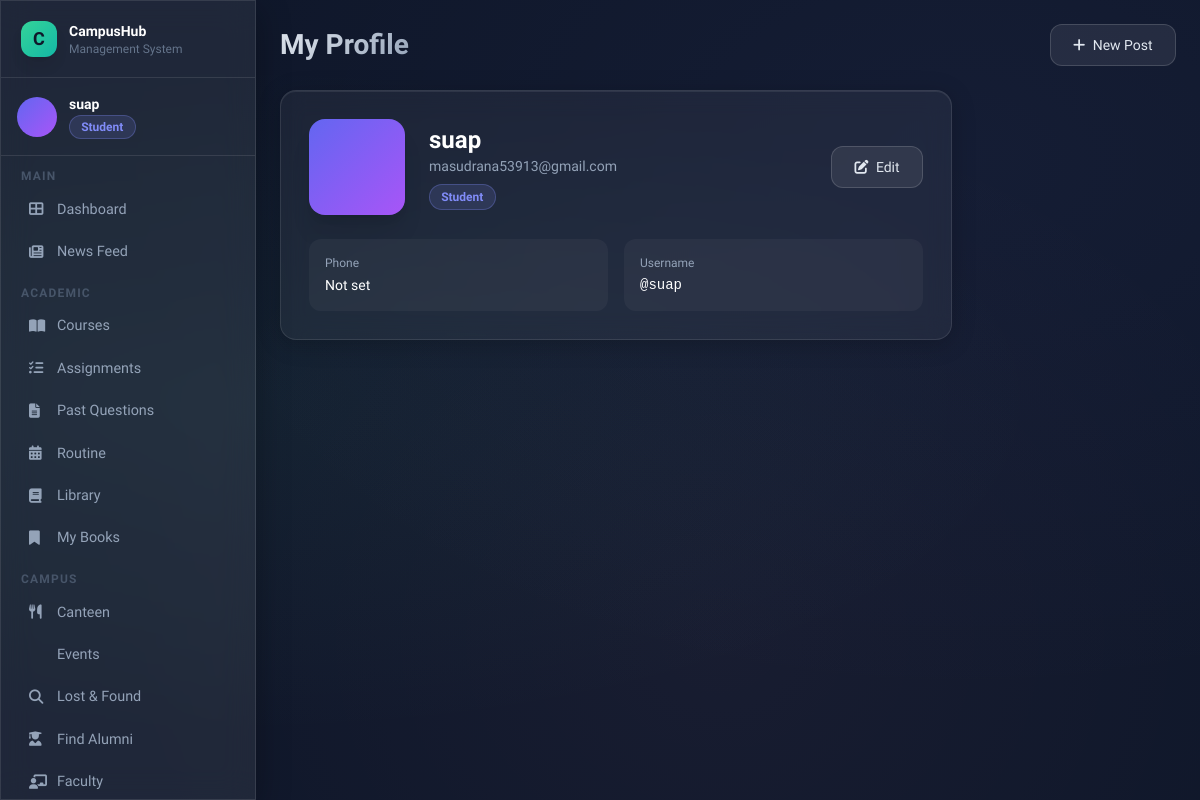
/users/profile/ (signed in), run on the app's committed database.
### users/models.py (models this page shows, shortened)
class User(AbstractUser):
    ROLE_CHOICES = [
        ('admin', 'Admin'),
        ('teacher', 'Teacher'),
        ('student', 'Student'),
        ('alumni', 'Alumni'),
    ]
    email = models.EmailField(unique=True)
    phone = models.CharField(max_length=20, blank=True)
    role = models.CharField(max_length=20, choices=ROLE_CHOICES, default='student')
    profile_picture = models.ImageField(upload_to='profile_pics/', blank=True, null=True)
    USERNAME_FIELD = 'email'
    REQUIRED_FIELDS = ['username']
    def is_student(self): return self.role == 'student'
    def is_alumni(self): return self.role == 'alumni'
    def get_profile(self):
        if self.role == 'student':
            return getattr(self, 'studentprofile', None)
        elif self.role == 'teacher':
            return getattr(self, 'teacherprofile', None)
        elif self.role == 'alumni':
            return getattr(self, 'alumniprofile', None)
        return None

### users/views.py (the view)
# urls.py: path('profile/', views.profile_view, name='profile'),
@login_required
def profile_view(request):
    user = request.user
    profile = user.get_profile()
    return render(request, 'users/profile.html', {'user': user, 'profile': profile})

### templates/users/profile.html (shortened to what this page needs)
{% extends 'base.html' %}
{% block page_title %}My Profile{% endblock %}
{% block content %}
<div class="max-w-2xl">
  <div class="glass-card p-7 mb-5">
    <div class="flex items-center gap-6 mb-6">
      {% if user.profile_picture %}
        <img src="{{ user.profile_picture.url }}" class="w-24 h-24 rounded-2xl object-cover ring-4 ring-emerald-400/20 shadow-xl">
      {% else %}
        <div class="w-24 h-24 rounded-2xl bg-gradient-to-br from-indigo-500 to-purple-500 flex items-center justify-center text-white font-bold text-4xl shadow-xl">
        </div>
      {% endif %}
      <div>
        <h2 class="text-2xl font-bold text-white">{{ user.get_full_name|default:user.username }}</h2>
        <div class="text-slate-400 text-sm">{{ user.email }}</div>
        <span class="badge {% if user.role == 'student' %}badge-blue{% elif user.role == 'teacher' %}badge-green{% elif user.role == 'alumni' %}badge-pink{% else %}badge-yellow{% endif %} mt-2">{{ user.role|title }}</span>
      </div>
      <div class="ml-auto">
        <a href="{% url 'update_profile' %}" class="btn-secondary text-sm"><i class="fas fa-edit mr-1"></i> Edit</a>
      </div>
    </div>
    <div class="grid grid-cols-2 gap-4">
      <div class="bg-white/[0.04] rounded-xl p-4"><div class="text-xs text-slate-400 mb-1">Phone</div><div class="text-white text-sm">{{ user.phone|default:"Not set" }}</div></div>
      <div class="bg-white/[0.04] rounded-xl p-4"><div class="text-xs text-slate-400 mb-1">Username</div><div class="text-white text-sm font-mono">@{{ user.username }}</div></div>
    </div>
  </div>
</div>
{% endblock %}

### templates/base.html (shortened to what this page needs)
<!DOCTYPE html>
<html lang="en">
<head>
<script src="https://cdn.tailwindcss.com"></script>
<link rel="stylesheet" href="https://cdnjs.cloudflare.com/ajax/libs/font-awesome/6.4.0/css/all.min.css">
</head>
<body>
<div class="mesh-bg"></div>
{% if user.is_authenticated %}
<div class="flex min-h-screen">
  <aside class="w-64 flex-shrink-0 glass border-r border-white/10 flex flex-col fixed h-full z-20 overflow-y-auto scrollbar-thin">
    <div class="p-5 border-b border-white/10">
      <div class="flex items-center gap-3">
        <div class="w-9 h-9 rounded-xl bg-gradient-to-br from-emerald-400 to-teal-500 flex items-center justify-center text-slate-900 font-bold text-lg shadow-lg">C</div>
        <div>
          <div class="font-bold text-white text-sm">CampusHub</div>
          <div class="text-xs text-slate-500">Management System</div>
        </div>
      </div>
    </div>
    <div class="p-4 border-b border-white/10">
      <div class="flex items-center gap-3">
        {% if user.profile_picture %}
          <img src="{{ user.profile_picture.url }}" class="w-10 h-10 rounded-full object-cover ring-2 ring-emerald-400/30">
        {% else %}
          <div class="w-10 h-10 rounded-full bg-gradient-to-br from-indigo-500 to-purple-500 flex items-center justify-center text-white font-bold text-sm">
          </div>
        {% endif %}
        <div class="overflow-hidden">
          <div class="font-semibold text-sm text-white truncate">{{ user.get_full_name|default:user.username }}</div>
          <span class="badge {% if user.role == 'student' %}badge-blue{% elif user.role == 'teacher' %}badge-green{% elif user.role == 'alumni' %}badge-pink{% else %}badge-yellow{% endif %} text-xs">{{ user.role|title }}</span>
        </div>
      </div>
    </div>
    <nav class="p-3 flex-1">
      <div class="mb-2">
        <p class="text-xs text-slate-600 uppercase tracking-widest px-2 mb-1 font-semibold">Main</p>
        <a href="{% url 'dashboard' %}" class="sidebar-link {% if request.resolver_match.url_name == 'dashboard' %}active{% endif %}">
          <i class="fas fa-th-large w-4"></i> Dashboard
        </a>
        <a href="{% url 'post_list' %}" class="sidebar-link {% if 'post' in request.resolver_match.url_name %}active{% endif %}">
          <i class="fas fa-newspaper w-4"></i> News Feed
        </a>
      </div>
      {% if not user.is_alumni %}
      <div class="mb-2">
        <p class="text-xs text-slate-600 uppercase tracking-widest px-2 mb-1 mt-3 font-semibold">Academic</p>
        <a href="{% url 'course_list' %}" class="sidebar-link">
          <i class="fas fa-book-open w-4"></i> Courses
        </a>
        <a href="{% url 'assignment_list' %}" class="sidebar-link">
          <i class="fas fa-tasks w-4"></i> Assignments
        </a>
        <a href="{% url 'previous_questions' %}" class="sidebar-link">
          <i class="fas fa-file-alt w-4"></i> Past Questions
        </a>
        <a href="{% url 'routine' %}" class="sidebar-link">
          <i class="fas fa-calendar-alt w-4"></i> Routine
        </a>
        <a href="{% url 'book_list' %}" class="sidebar-link">
          <i class="fas fa-book w-4"></i> Library
        </a>
        <a href="{% url 'my_books' %}" class="sidebar-link">
          <i class="fas fa-bookmark w-4"></i> My Books
        </a>
      </div>
      {% endif %}
      <div class="mb-2">
        <p class="text-xs text-slate-600 uppercase tracking-widest px-2 mb-1 mt-3 font-semibold">Campus</p>
        <a href="{% url 'canteen_menu' %}" class="sidebar-link">
          <i class="fas fa-utensils w-4"></i> Canteen
        </a>
        <a href="{% url 'event_list' %}" class="sidebar-link">
           Events
        </a>
        <a href="{% url 'lost_found' %}" class="sidebar-link">
          <i class="fas fa-search w-4"></i> Lost & Found
        </a>
        {% if user.is_student %}
        <a href="{% url 'alumni_list' %}" class="sidebar-link">
          <i class="fas fa-user-graduate w-4"></i> Find Alumni
        </a>
        {% endif %}
        <a href="{% url 'faculty_list' %}" class="sidebar-link">
          <i class="fas fa-chalkboard-teacher w-4"></i> Faculty
        </a>
      </div>
    </nav>
  </aside>
  <main class="flex-1 ml-64 p-6 min-h-screen">
    <header class="flex items-center justify-between mb-6">
      <div>
        {% block page_header %}<h1 class="page-title">{% block page_title %}Dashboard{% endblock %}</h1>{% endblock %}
      </div>
      <div class="flex items-center gap-3">
        <a href="{% url 'create_post' %}" class="btn-secondary text-sm"><i class="fas fa-plus mr-1"></i> New Post</a>
      </div>
    </header>
    {% block content %}{% endblock %}
  </main>
</div>
{% else %}
{% block auth_content %}{% endblock %}
{% endif %}
</body>
</html>

### templates/base.html (style rules this page uses)
:root { --glass: rgba(255,255,255,0.07); --glass-border: rgba(255,255,255,0.12); --accent: #6ee7b7; --accent2: #818cf8; --accent3: #f9a8d4; }
* { font-family: 'Sora', sans-serif; }
body { background: #0f172a; color: #e2e8f0; min-height: 100vh; }
.glass { background: var(--glass); backdrop-filter: blur(16px); -webkit-backdrop-filter: blur(16px); border: 1px solid var(--glass-border); box-shadow: 0 8px 32px rgba(0,0,0,0.3); }
.glass-card { background: rgba(255,255,255,0.05); backdrop-filter: blur(12px); border: 1px solid rgba(255,255,255,0.1); border-radius: 1rem; box-shadow: 0 4px 24px rgba(0,0,0,0.2), inset 0 1px 0 rgba(255,255,255,0.08); transition: transform 0.2s ease, box-shadow 0.2s ease; }
.btn-secondary { background: rgba(255,255,255,0.08); border: 1px solid rgba(255,255,255,0.15); color: #e2e8f0; font-weight: 500; padding: 0.6rem 1.4rem; border-radius: 0.75rem; transition: all 0.2s; cursor: pointer; display: inline-block; text-decoration: none; }
.badge { display: inline-flex; align-items: center; gap: 0.3rem; padding: 0.2rem 0.7rem; border-radius: 9999px; font-size: 0.75rem; font-weight: 600; }
.badge-blue { background: rgba(129,140,248,0.15); color: #818cf8; border: 1px solid rgba(129,140,248,0.3); }
.sidebar-link { display: flex; align-items: center; gap: 0.75rem; padding: 0.65rem 1rem; border-radius: 0.75rem; color: #94a3b8; font-size: 0.9rem; font-weight: 500; transition: all 0.2s; text-decoration: none; }
.page-title { font-size: 1.75rem; font-weight: 700; background: linear-gradient(135deg, #e2e8f0, #94a3b8); -webkit-background-clip: text; -webkit-text-fill-color: transparent; }
.mesh-bg { position: fixed; inset: 0; z-index: -1; background: radial-gradient(ellipse at 20% 50%, rgba(110,231,183,0.05) 0%, transparent 60%), radial-gradient(ellipse at 80% 20%, rgba(129,140,248,0.05) 0%, transparent 60%), radial-gradient(ellipse at 60% 80%, rgba(249,168,212,0.04) 0%, transparent 60%), #0f172a; }

### data on the page
User: get_full_name "suap", role "Student", email "masudrana53913@gmail.com", phone "Not set", username "suap"
